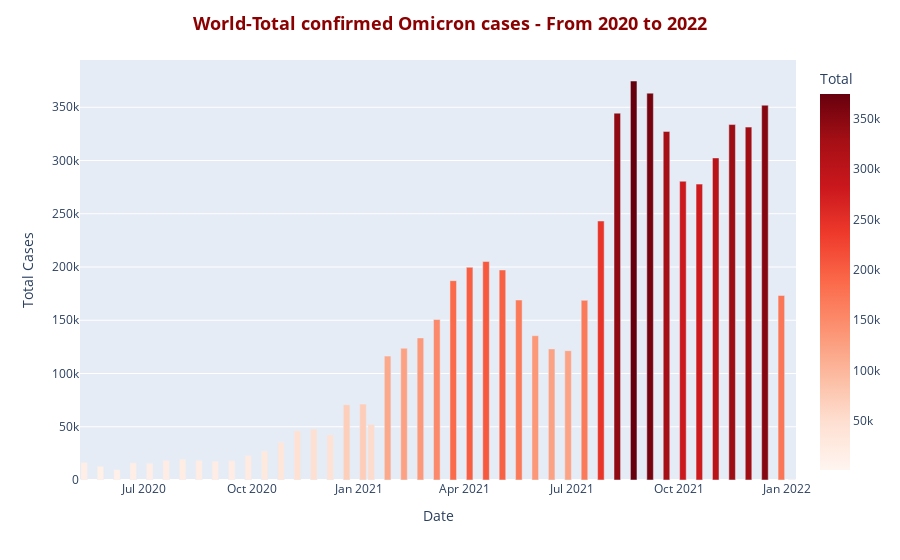

The notebook cell saved with this chart:
### Code cell
df_omicron_total = df[df['variant'] == 'Omicron'].groupby('Date')['Total'].sum().reset_index()
fig = px.bar(df_omicron_total,
             x='Date',
             y='Total',
             color='Total',
             color_continuous_scale = 'reds')

fig.update_layout(title = '<b>World-Total confirmed Omicron cases - From 2020 to 2022<b>',
                  title_x = 0.5,
                  title_font = dict(size= 18, color = 'DarkRed'),
                  yaxis = dict(title = 'Total Cases'))
fig.show()

### Figure 1 — Plotly figure (JSON) as saved in the notebook; plotly's stock layout.template omitted (floating-point values rounded to 4 significant figures)
{"data": [{"alignmentgroup": "True", "hovertemplate": "Date=%{x}<br>Total=%{marker.color}<extra></extra>", "legendgroup": "", "marker": {"color": [16436, 12903, 9660, 16160, 15764, 18421, 19535, 18471, 17673, 18154, 23133, 27133, 35456, 46202, 47808, 42410, 70619, 71324, 52251, 116398, 123716, 133425, 150683, 187185, 199741, 205153, 197254, 169011, 135508, 123104, 121436, 168725, 243216, 344500, 374670, 363281, 327337, 280557, 277844, 302444, 333778, 331383, 351966, 173286, 979], "coloraxis": "coloraxis", "pattern": {"shape": ""}}, "name": "", "offsetgroup": "", "orientation": "v", "showlegend": false, "textposition": "auto", "type": "bar", "x": ["2020-05-11", "2020-05-25", "2020-06-08", "2020-06-22", "2020-07-06", "2020-07-20", "2020-08-03", "2020-08-17", "2020-08-31", "2020-09-14", "2020-09-28", "2020-10-12", "2020-10-26", "2020-11-09", "2020-11-23", "2020-12-07", "2020-12-21", "2021-01-04", "2021-01-11", "2021-01-25", "2021-02-08", "2021-02-22", "2021-03-08", "2021-03-22", "2021-04-05", "2021-04-19", "2021-05-03", "2021-05-17", "2021-05-31", "2021-06-14", "2021-06-28", "2021-07-12", "2021-07-26", "2021-08-09", "2021-08-23", "2021-09-06", "2021-09-20", "2021-10-04", "2021-10-18", "2021-11-01", "2021-11-15", "2021-11-29", "2021-12-13", "2021-12-27", "2022-01-05"], "xaxis": "x", "y": [16436, 12903, 9660, 16160, 15764, 18421, 19535, 18471, 17673, 18154, 23133, 27133, 35456, 46202, 47808, 42410, 70619, 71324, 52251, 116398, 123716, 133425, 150683, 187185, 199741, 205153, 197254, 169011, 135508, 123104, 121436, 168725, 243216, 344500, 374670, 363281, 327337, 280557, 277844, 302444, 333778, 331383, 351966, 173286, 979], "yaxis": "y"}], "layout": {"barmode": "relative", "coloraxis": {"colorbar": {"title": {"text": "Total"}}, "colorscale": [[0, "rgb(255,245,240)"], [0.125, "rgb(254,224,210)"], [0.25, "rgb(252,187,161)"], [0.375, "rgb(252,146,114)"], [0.5, "rgb(251,106,74)"], [0.625, "rgb(239,59,44)"], [0.75, "rgb(203,24,29)"], [0.875, "rgb(165,15,21)"], [1, "rgb(103,0,13)"]]}, "legend": {"tracegroupgap": 0}, "margin": {"t": 60}, "title": {"font": {"color": "DarkRed", "size": 18}, "text": "<b>World-Total confirmed Omicron cases - From 2020 to 2022<b>", "x": 0.5}, "xaxis": {"anchor": "y", "domain": [0, 1], "title": {"text": "Date"}}, "yaxis": {"anchor": "x", "domain": [0, 1], "title": {"text": "Total Cases"}}}}
